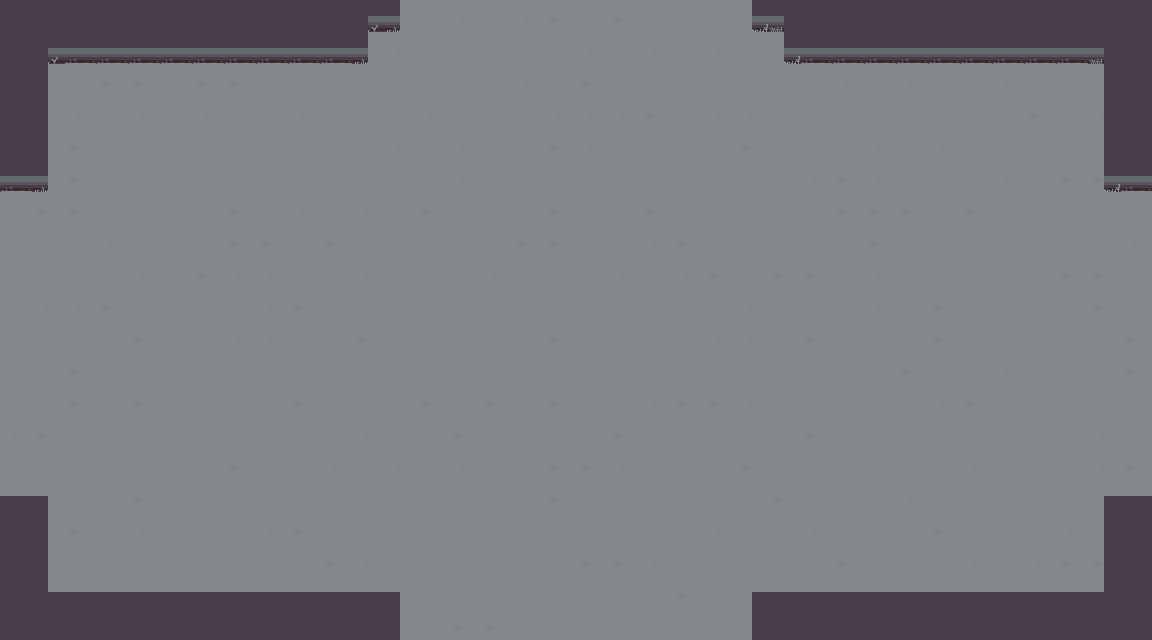

Tiled map render using the project's own tile images. Description and the whole map definition, tile-layer contents included, below:
An orthogonal 36x20 tile map with 32x32 px tiles, 3 tile layers (background, ground, decor) and 2 objects.

<map version="1.9" tiledversion="1.9.2" orientation="orthogonal" renderorder="right-down" width="36" height="20" tilewidth="32" tileheight="32" infinite="0" nextlayerid="7" nextobjectid="19">
 <properties>
  <property name="unity:SortingLayer" value="AboveGround" />
  <property name="unity:layer" value="Ground" />
 </properties>
 <tileset firstgid="1" source="ground_tilset.tsx" />
 <layer id="2" name="background" width="36" height="20">
  <properties>
   <property name="unity:SortingLayer" value="Ground" />
   <property name="unity:layer" value="Ground" />
  </properties>
  <data encoding="csv">
20,20,19,19,20,20,17,20,18,20,20,19,17,20,19,20,19,17,20,17,20,20,18,20,17,20,20,17,20,18,20,19,17,17,20,20,
20,18,20,17,19,20,17,18,20,20,18,19,19,20,20,20,20,20,19,20,19,20,19,18,20,20,20,18,20,20,19,20,18,19,20,20,
19,18,20,17,17,20,17,17,20,20,20,18,20,20,20,20,19,18,17,20,20,20,20,20,18,20,19,20,19,20,20,19,20,20,20,20,
20,20,19,20,19,20,19,20,20,19,20,20,20,19,20,20,20,19,19,19,17,20,19,19,20,18,20,20,20,20,20,18,17,20,19,20,
20,19,17,18,20,18,20,20,20,20,18,18,19,18,19,20,20,17,19,20,20,20,20,17,20,20,20,19,20,19,20,20,20,20,18,20,
18,20,17,18,20,18,20,20,20,20,20,20,20,18,19,20,20,20,20,20,18,20,20,20,20,19,17,19,20,20,18,19,20,17,17,20,
20,17,17,20,20,20,20,17,20,19,20,19,20,17,20,20,20,17,20,20,17,20,20,20,20,18,17,17,17,18,17,20,20,18,20,20,
20,20,20,19,20,18,20,17,17,20,17,20,20,20,18,20,17,17,20,20,19,17,20,20,20,20,20,17,20,20,20,20,20,18,20,19,
20,20,18,20,19,18,17,19,19,20,20,19,20,20,20,19,20,20,20,19,20,19,17,20,17,17,20,19,18,18,20,20,20,17,17,20,
20,19,19,17,18,20,20,18,19,17,20,20,20,20,20,20,20,20,20,20,20,20,20,19,20,20,20,19,20,17,20,20,20,20,17,20,
20,20,20,20,17,20,20,19,19,18,20,17,20,20,20,20,20,17,20,20,20,20,19,19,20,17,20,20,20,17,20,18,20,20,18,17,
20,20,17,20,20,20,20,20,20,20,18,18,20,20,20,20,20,20,20,18,20,20,18,20,20,20,18,20,17,20,20,19,20,20,20,17,
20,20,17,20,17,20,18,20,20,17,18,20,20,17,20,17,20,17,20,20,19,17,17,19,20,20,20,20,20,19,17,20,20,18,20,20,
19,17,20,20,18,20,20,20,20,20,20,19,20,20,17,20,20,20,20,17,20,20,20,20,20,17,18,20,20,20,18,20,20,20,20,20,
20,20,20,18,20,20,20,17,20,20,19,18,19,18,19,20,20,17,17,19,20,20,18,17,20,20,20,20,18,20,19,20,20,20,17,17,
20,20,20,20,17,20,20,20,20,20,20,20,20,20,20,20,20,17,20,20,20,20,20,20,17,18,20,20,19,20,20,20,20,20,20,20,
20,20,17,18,19,20,18,20,19,17,20,20,20,20,20,20,20,18,20,20,20,20,19,20,18,19,18,20,20,17,20,20,18,19,20,20,
19,19,20,20,20,20,20,20,18,20,17,19,20,18,20,18,18,20,17,17,19,18,20,20,20,20,17,20,20,20,19,20,19,17,17,19,
20,20,20,19,20,20,20,18,18,20,17,20,19,20,20,18,20,20,20,20,20,17,20,18,20,20,20,20,20,20,19,18,20,18,20,20,
19,20,20,18,20,20,20,19,18,18,18,20,20,18,17,17,20,20,20,20,20,20,20,20,18,20,20,20,20,19,20,17,20,20,20,17
</data>
 </layer>
 <layer id="1" name="ground" width="36" height="20">
  <properties>
   <property name="unity:SortingLayer" value="AboveGround" />
   <property name="unity:layer" value="Ground" />
  </properties>
  <data encoding="csv">
9,9,9,9,9,9,9,9,9,9,9,4,11,0,0,0,0,0,0,0,0,0,0,10,5,9,9,9,9,9,9,9,9,9,9,9,
9,4,7,7,7,7,7,7,7,7,7,11,0,0,0,0,0,0,0,0,0,0,0,0,10,7,7,7,7,7,7,7,7,7,5,9,
9,15,0,0,0,0,0,0,0,0,0,0,0,0,0,0,0,0,0,0,0,0,0,0,0,0,0,0,0,0,0,0,0,0,14,9,
9,15,0,0,0,0,0,0,0,0,0,0,0,0,0,0,0,0,0,0,0,0,0,0,0,0,0,0,0,0,0,0,0,0,14,9,
9,15,0,0,0,0,0,0,0,0,0,0,0,0,0,0,0,0,0,0,0,0,0,0,0,0,0,0,0,0,0,0,0,0,14,9,
7,11,0,0,0,0,0,0,0,0,0,0,0,0,0,0,0,0,0,0,0,0,0,0,0,0,0,0,0,0,0,0,0,0,10,7,
0,0,0,0,0,0,0,0,0,0,0,0,0,0,0,0,0,0,0,0,0,0,0,0,0,0,0,0,0,0,0,0,0,0,0,0,
0,0,0,0,0,0,0,0,0,0,0,0,0,0,0,0,0,0,0,0,0,0,0,0,0,0,0,0,0,0,0,0,0,0,0,0,
0,0,0,0,0,0,0,0,0,0,0,0,0,0,0,0,0,0,0,0,0,0,0,0,0,0,0,0,0,0,0,0,0,0,0,0,
0,0,0,0,0,0,0,0,0,0,0,0,0,0,0,0,0,0,0,0,0,0,0,0,0,0,0,0,0,0,0,0,0,0,0,0,
0,0,0,0,0,0,0,0,0,0,0,0,0,0,0,0,0,0,0,0,0,0,0,0,0,0,0,0,0,0,0,0,0,0,0,0,
0,0,0,0,0,0,0,0,0,0,0,0,0,0,0,0,0,0,0,0,0,0,0,0,0,0,0,0,0,0,0,0,0,0,0,0,
0,0,0,0,0,0,0,0,0,0,0,0,0,0,0,0,0,0,0,0,0,0,0,0,0,0,0,0,0,0,0,0,0,0,0,0,
0,0,0,0,0,0,0,0,0,0,0,0,0,0,0,0,0,0,0,0,0,0,0,0,0,0,0,0,0,0,0,0,0,0,19,0,
0,0,0,0,0,0,0,0,0,0,0,0,0,0,0,0,0,0,0,0,0,0,0,0,0,0,0,0,0,0,0,0,0,0,19,0,
6,3,0,0,0,0,0,0,0,0,0,0,0,0,0,0,0,0,0,0,0,0,0,0,0,0,0,0,0,0,0,0,0,0,2,6,
9,15,0,0,0,0,0,0,0,0,0,0,0,0,0,0,0,0,0,0,0,0,0,0,0,0,0,0,0,0,0,0,0,0,14,9,
9,15,0,0,0,0,0,0,0,0,0,0,0,0,0,0,0,0,0,0,0,0,0,0,0,0,0,0,0,0,0,0,0,0,14,9,
9,12,6,6,6,6,6,6,6,6,6,6,3,0,0,0,0,0,0,0,0,0,0,2,6,6,6,6,6,6,6,6,6,6,13,9,
9,9,9,9,9,9,9,9,9,9,9,9,15,0,0,0,0,0,0,0,0,0,0,14,9,9,9,9,9,9,9,9,9,9,9,9
</data>
 </layer>
 <layer id="6" name="decor" width="36" height="20">
  <data encoding="csv">
0,0,0,0,0,0,0,0,0,0,0,0,0,0,0,0,0,0,0,0,0,0,0,0,0,0,0,0,0,0,0,0,0,0,0,0,
0,0,0,0,0,0,0,0,0,0,0,0,0,0,0,0,0,0,0,0,0,0,0,0,0,0,0,0,0,0,0,0,0,0,0,0,
0,0,0,0,0,0,0,0,0,0,0,0,0,0,0,0,0,0,0,0,0,0,0,0,0,0,0,0,0,0,0,0,0,0,0,0,
0,0,0,0,0,0,0,0,0,0,0,0,0,0,0,0,0,0,0,0,0,0,0,0,0,0,0,0,0,0,0,0,0,0,0,0,
0,0,0,0,0,0,0,0,0,0,0,0,0,0,0,0,0,0,0,0,0,0,0,0,0,0,0,0,0,0,0,0,0,0,0,0,
0,0,0,0,0,0,0,0,0,0,0,0,0,0,0,0,0,0,0,0,0,0,0,0,0,0,0,0,0,0,0,0,0,0,0,0,
0,0,0,0,0,0,0,0,0,0,0,0,0,0,0,0,0,0,0,0,0,0,0,0,0,0,0,0,0,0,0,0,0,0,0,0,
0,0,0,0,0,0,0,0,0,0,0,0,0,0,0,0,0,0,0,0,0,0,0,0,0,0,0,0,0,0,0,0,0,0,0,0,
0,0,0,0,0,0,0,0,0,0,0,0,0,0,0,0,0,0,0,0,0,0,0,0,0,0,0,0,0,0,0,0,0,0,0,0,
0,0,0,0,0,0,0,0,0,0,0,0,0,0,0,0,0,0,0,0,0,0,0,0,0,0,0,0,0,0,0,0,0,0,0,0,
0,0,0,0,0,0,0,0,0,0,0,0,0,0,0,0,0,0,0,0,0,0,0,0,0,0,0,0,0,0,0,0,0,0,0,0,
0,0,0,0,0,0,0,0,0,0,0,0,0,0,0,0,0,0,0,0,0,0,0,0,0,0,0,0,0,0,0,0,0,0,0,0,
0,0,0,0,0,0,0,0,0,0,0,0,0,0,0,0,0,0,0,0,0,0,0,0,0,0,0,0,0,0,0,0,0,0,0,0,
0,0,0,0,0,0,0,0,0,0,0,0,0,0,0,0,0,0,0,0,0,0,0,0,0,0,0,0,0,0,0,0,0,0,0,0,
0,0,0,0,0,0,0,0,0,0,0,0,0,0,0,0,0,0,0,0,0,0,0,0,0,0,0,0,0,0,0,0,0,0,0,0,
0,0,0,0,0,0,0,0,0,0,0,0,0,0,0,0,0,0,0,0,0,0,0,0,0,0,0,0,0,0,0,0,0,0,0,0,
0,0,0,0,0,0,0,0,0,0,0,0,0,0,0,0,0,0,0,0,0,0,0,0,0,0,0,0,0,0,0,0,0,0,0,0,
0,0,0,0,0,0,0,0,0,0,0,0,0,0,0,0,0,0,0,0,0,0,0,0,0,0,0,0,0,0,0,0,0,0,0,0,
0,0,0,0,0,0,0,0,0,0,0,0,0,0,0,0,0,0,0,0,0,0,0,0,0,0,0,0,0,0,0,0,0,0,0,0,
0,0,0,0,0,0,0,0,0,0,0,0,0,0,0,0,0,0,0,0,0,0,0,0,0,0,0,0,0,0,0,0,0,0,0,0
</data>
 </layer>
 <objectgroup id="3" name="levelTriggers">
  <properties>
   <property name="unity:IsTrigger " type="bool" value="true" />
  </properties>
  <object id="15" template="Templates/LT.tx" x="576" y="320">
   <properties>
    <property name="Idx" type="int" value="0" />
   </properties>
  </object>
  <object id="16" template="Templates/AT.tx" x="576" y="320">
   <properties>
    <property name="Idx" type="int" value="0" />
   </properties>
  </object>
 </objectgroup>
</map>
